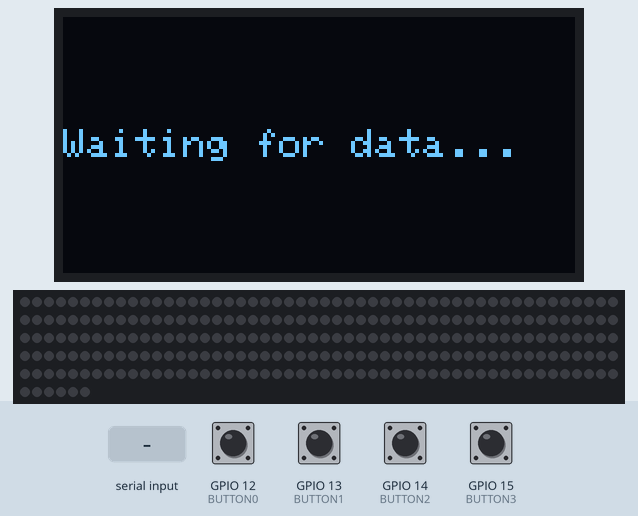
This sketch was run on a simulated ESP32. On the bench: 128×64 one-colour display, 256 RGB LEDs in strip order, left to right, continuing on the next row. Inputs (shaded band) come from the test bench; at power-on: GPIO 12 (BUTTON0), GPIO 13 (BUTTON1), GPIO 14 (BUTTON2), GPIO 15 (BUTTON3) HIGH. Dim RGB values are drawn brighter than linear.

Above: at 0.06 s.
At 1.2 s:
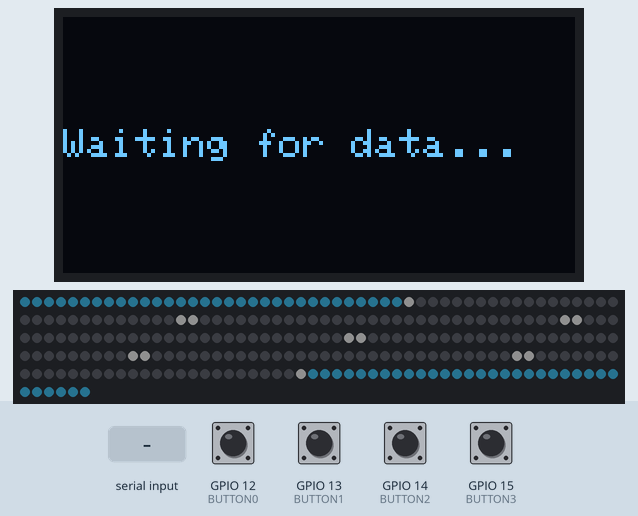
1.3 s: "1" received over Serial
At 2.8 s:
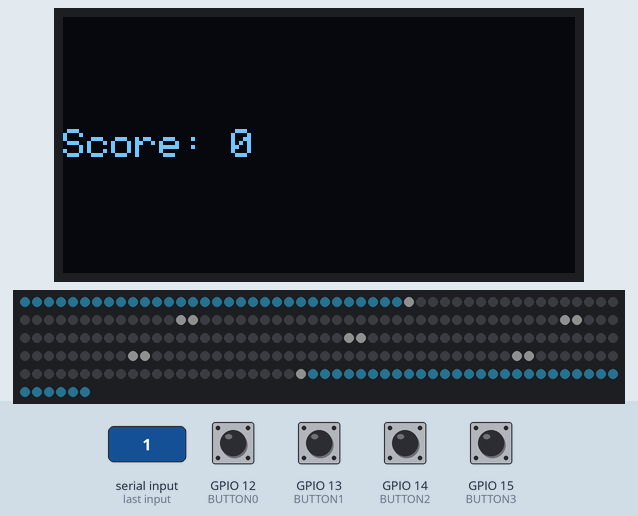
Timing chart, 0 to 4.3 s (numbered marks = the images above; inputs shaded):
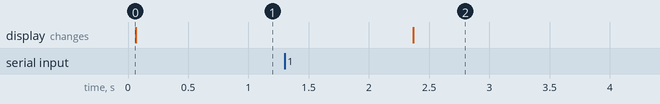

Measured:
- after the input at 1.3 s, the display: changes after 1.1 s (image 2)

The sketch:

Ring.ino
```cpp
#include <Adafruit_NeoPixel.h>
#include <Wire.h>
#include <Adafruit_SSD1306.h>

#define BUTTON0 12
#define BUTTON1 13
#define BUTTON2 14
#define BUTTON3 15
#define PIN 25
#define POT A0
#define BAUD_RATE 230400

long WHITE_COLOR = 0xFFFFFF;
long PURPLE = 0xA020F0;
long RED = 0XFF0000;
long GREEN = 0X00FF00;
long height = 17;
long width = 16;
long BLACK_COLOR = 0X000000;
long BLUE = 0x0000FF;
long SKY = 0x4fccf3;
int score = 0;
#define CYAN 0x07FF;
#define MAGENTA 0xF81F;
#define YELLOW 0xFFE0;

// #define boardshow_noglitch() {delay(1);pixel_board.show();delay(1);pixel_board.show();}

Adafruit_NeoPixel pixel_board = Adafruit_NeoPixel(256, PIN, NEO_GRB + NEO_KHZ800);
Adafruit_SSD1306 lcd(128, 64); // create display object

int board[17][16];

void detectPressed(int status[4]) {
  for (int i = 0; i < 4; i++) { // iterate through each button
    if (digitalRead(BUTTON0 + i) == LOW) { // if button is pressed
      if (status[i] == 0) {
        status[i] = 1; // set to 1 if button is pressed for the first time
      } else {
        status[i] = 2; // set to 2 if button is held down
      }
    } else {
      status[i] = 0; // set back to 0 if button is released
    }
  }
}
int buttonStatus[4] = {0,0,0,0};

void getIndexBoard(int board[16][16]){
    int count = 0;
    for(int i = 0; i<16; i++){
        int c = 15;
        for(int j = 0; j < 16; j++){
            if(i % 2 == 0){
                board[j][i] = count;
            }
            else{
                board[c][i] = count;
                c--;
            }
            count ++;
        }
    }
}

int index_arr[16][16]; //A 2D array that maps the index of the int[256] board

void setup() {
  getIndexBoard(index_arr);
  lcd.begin(SSD1306_SWITCHCAPVCC, 0x3C); // init
  lcd.clearDisplay();
  lcd.setTextColor(WHITE);
  lcd.setCursor(0, 28);
  lcd.print("Waiting for data...");
  lcd.display();

  pixel_board.begin();
  pixel_board.setBrightness(15);
  pixel_board.clear(); // clear all pixels
  pixel_board.setPixelColor(0,0);
  pixel_board.show();

  pinMode(BUTTON0, INPUT_PULLUP);
  pinMode(BUTTON1, INPUT_PULLUP);
  pinMode(BUTTON2, INPUT_PULLUP);
  pinMode(BUTTON3, INPUT_PULLUP);


  for(int i = 0; i<height; i++){
    for(int j = 0; j<16; j++){
      board[i][j] = 0;
      if(i < 16){
        pixel_board.setPixelColor(index_arr[i][j],BLACK_COLOR);
      }
    }
  }
  for (int i = 2; i < 14; i++) {
    pixel_board.setPixelColor(index_arr[0][i],WHITE_COLOR);
  }
  Serial.begin(BAUD_RATE);
  border(SKY);
}

bool isHold[4] = {false, false, false, false};
int arr[15][4];
int count[4] = {1,1,1,1};
byte notes[4];

void border(int color){
  for(int i = 0; i < height; i++){
    for(int j = 0; j < 16; j++){
      if(j < 2 || j > 13 && i < 16){
        pixel_board.setPixelColor(index_arr[i][j],color);
      }
    }
  }
  pixel_board.show();
}

int colors[6] = {BLACK_COLOR, PURPLE, BLUE, GREEN, GREEN, RED};
int timeout=0;
boolean changed;

void loop() {
  // border(SKY);

  if(Serial.available()){
    changed = false;
    Serial.readBytes(notes,4);
    lcd.clearDisplay();
    lcd.setCursor(0,28);

    for (int j = 0; j < 4; j++) {
      int color = notes[j];
      if(color == 2){
        isHold[j] = true;
      }
      else if(color == 3){
        isHold[j] = false;
        color = 2;
      }
      if(isHold[j]){
        color = 2;
      }
      for(int k = j*3+2; k < (j+1)*3+2; k++){
        board[0][k] = color;
        board[1][k] = color;
        pixel_board.setPixelColor(index_arr[0][k],colors[notes[j]]);
        pixel_board.setPixelColor(index_arr[1][k],colors[notes[j]]);
      }
      pixel_board.show();

    }
    for (int i = 2; i < 14; i++) {
      pixel_board.setPixelColor(index_arr[0][i],WHITE_COLOR);
    }
    // pixel_board.show();

    detectPressed(buttonStatus);
    for(int i = 0; i<4; i++){
      int index = i*3+2;
      // lcd.print((int)buttonStatus[i]);
      if((board[15][index] != 0 && board[15][index] == buttonStatus[i]) || board[15][index] == 2 && buttonStatus[i] == 1 || (board[16][index] != 0 && board[16][index] == buttonStatus[i]) || board[16][index] == 2 && buttonStatus[i] == 1){
        border(GREEN);
        changed = true;
        score += 10;
      }
      else if (board[15][index] == 0 && buttonStatus[i] == 1 || board[15][index] != 0 && buttonStatus[i] == 0 || board[15][index] == 1 && buttonStatus[i] == 2){
        border(RED);
        changed = true;
        if(score >= 0){
          score -= 2;
        }
      }
    }
    if(!changed){
      border(SKY);
    }
    lcd.print("Score: "+String(score));
    lcd.display();

    for (int i = 16; i > 1; i--) {
      for (int j = 2; j < 14; j++) {
        board[i-1][j] = board[i-2][j];
        board[i][j] = board[i-1][j];
        if(i < 16){
          pixel_board.setPixelColor(index_arr[i-1][j],colors[board[i][j]]);
          pixel_board.setPixelColor(index_arr[i][j],colors[board[i][j]]);
        }
      }
    }
    timeout=millis();
  }
  else if(timeout+3000 <= millis()){
    border(SKY);
    score = 0;
    for(int i = 0; i<4; i++){
      isHold[i] = false;
    }
    for(int i = 1; i<height-2; i++){
      for(int j = 2; j<14; j++){
        board[i][j] = 0;
        pixel_board.setPixelColor(index_arr[i][j],BLACK_COLOR);
      }
    }
    pixel_board.show();
  }
}
```
